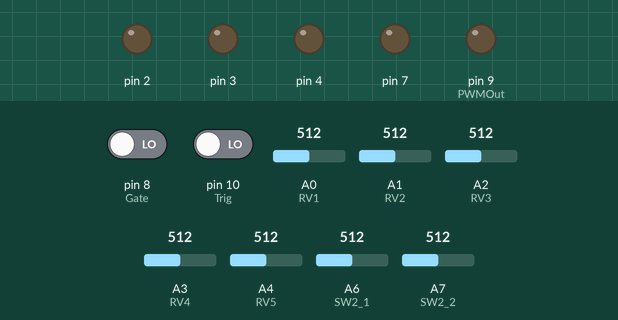
This sketch was run on a simulated Arduino Nano, built with avr-gcc and run on an emulated ATmega328P. Parts: output pins drawn as LEDs (lit = HIGH). The inputs (shaded band) are chosen by the test bench; at power-on: pin 8 (Gate) LOW, A3 (RV4) = 512, pin 10 (Trig) LOW, A0 (RV1) = 512, A1 (RV2) = 512, A2 (RV3) = 512, A4 (RV5) = 512, A6 (SW2_1) = 512, A7 (SW2_2) = 512. What the sketch prints to the serial monitor is not drawn.

Above: at 2.7 s.
2.8 s: pin 8 (Gate) driven HIGH
At 4.3 s:
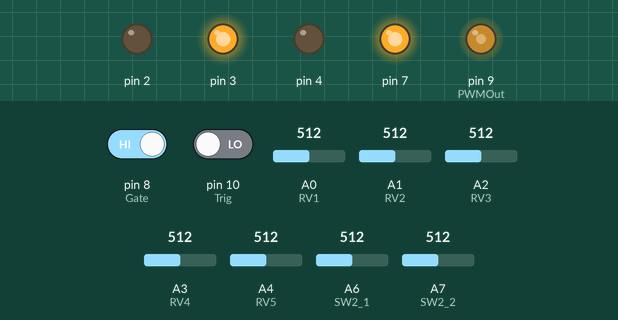
5.3 s: A3 (RV4) set to 716
At 6.5 s:
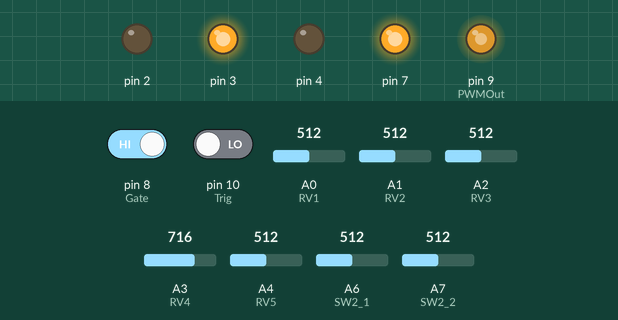
6.8 s: A3 (RV4) set to 992
At 7.7 s:
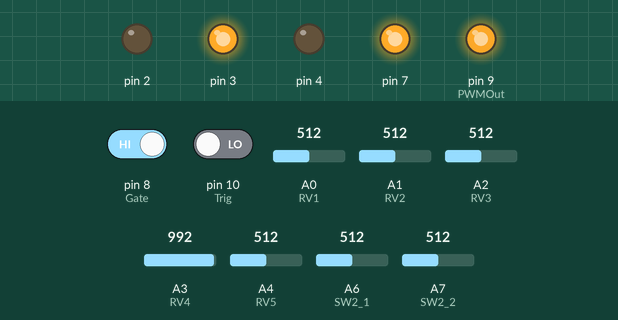
8.3 s: A3 (RV4) set to 245
At 8.9 s:
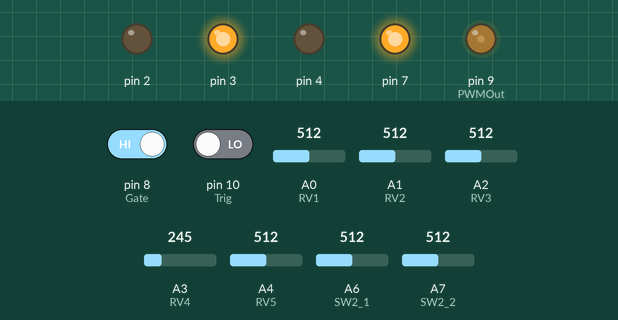
9.8 s: pin 8 (Gate) driven LOW
At 9.92 s:
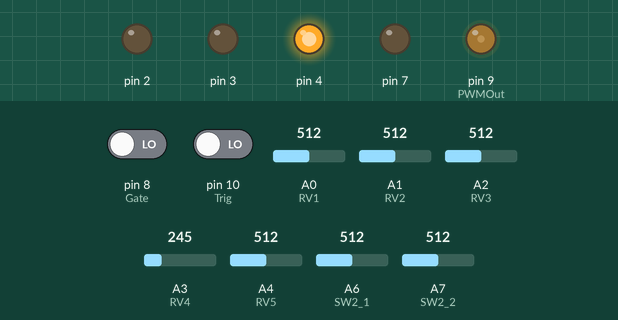
11.5 s: pin 8 (Gate) driven HIGH
At 11.98 s:
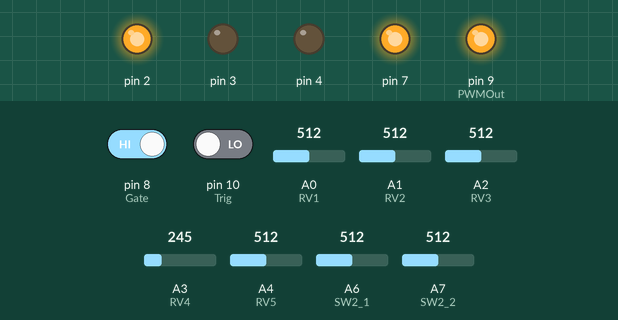
Timing chart, 0 to 14.2 s (numbered marks = the images above; inputs shaded):
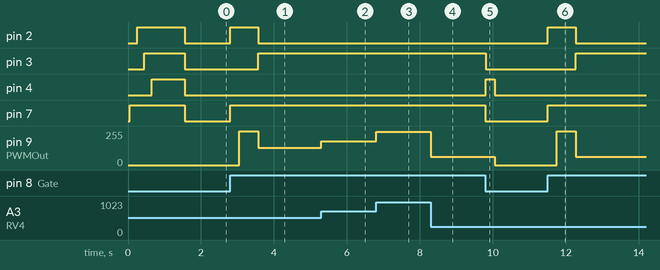

Measured:
- after the input at 2.8 s, pin 2: LOW → HIGH at once, → LOW 0.77 s later; pin 3: LOW → HIGH after 0.77 s; pin 7: LOW → HIGH at once; pin 9 (PWMOut): 0/255 → 255/255 after 0.26 s, → 128/255 0.52 s later
- after the input at 5.3 s, pin 9 (PWMOut): 128/255 → 179/255 at once
- after the input at 6.8 s, pin 9 (PWMOut): 179/255 → 248/255 at once
- after the input at 8.3 s, pin 9 (PWMOut): 248/255 → 61/255 at once
- after the input at 9.8 s, pin 3, pin 7: HIGH → LOW at once; pin 4: LOW → HIGH at once, → LOW 0.25 s later; pin 9 (PWMOut): 61/255 → 0/255 after 0.25 s
- after the input at 11.5 s, pin 2: LOW → HIGH at once, → LOW 0.77 s later; pin 3: LOW → HIGH after 0.77 s; pin 7: LOW → HIGH at once; pin 9 (PWMOut): 0/255 → 255/255 after 0.26 s, → 61/255 0.52 s later

The sketch:

ArduinoJE_ADSR4.ino
```cpp
/*
 *  Envelope - AHDSR
 *
 *  HW PLATFORM = Marangisto AHDSR Rev A 2018
 *
*/
#include "global.h";

void setupDataStruct(){
  LEDData[0][0] = LED1;              // [LED 0 pin]
  LEDData[1][0] = LED2;              // [LED 1 pin]
  LEDData[2][0] = LED3;              // [LED 2 pin]
  LEDData[3][0] = LED4;              // [LED 3 pin]
  for (int i=0; i <= 3; i++){
    LEDData[i][1]=0;
    pinMode(LEDData[i][0], OUTPUT);  //  Set LED pin[i] as output
  }
  for (int i=0; i <= 3; i++){
    digitalWrite(LEDData[i][0], HIGH);// Turn on LED pins one by one
    delay(200);
  }
  pinMode(Gate, INPUT);               // Set Gate as input
  pinMode(Trig, INPUT);               // Set Trig as input
  pinMode(PWMOut, OUTPUT);            // Set PWM as Output

  for (int i=0; i <= 5; i++){
    miliadd[i] = 0;
  }
}

void setupAnaloguePins(){
  pinMode(RV1, INPUT);                // Set Potentiometers as input
  pinMode(RV2, INPUT);                // Set Potentiometers as input
  pinMode(RV3, INPUT);                // Set Potentiometers as input
  pinMode(RV4, INPUT);                // Set Potentiometers as input
  pinMode(RV5, INPUT);                // Set Potentiometers as input
  pinMode(CV, INPUT);                 // Set CV as input
//  pinMode(SW2_1, INPUT_PULLUP);              // Set SW2_1 as input
//  pinMode(SW2_2, INPUT_PULLUP);              // Set SW2_2 as input
  pinMode(SW2_1, INPUT);              // Set SW2_1 as input
  pinMode(SW2_2, INPUT);              // Set SW2_2 as input
}

// the setup function runs once when you press reset or power the board
void setup() {
  Serial.begin(38400);
  Serial.println();
  Serial.println("");
  Serial.println(F(__FILE__));
  Serial.print(F("Build date: "));
  Serial.println(F(__DATE__));
  delay(50);
  setupDataStruct();
  setupAnaloguePins();
  delay(700);
  gatestate = digitalRead(Gate);

  // PCMSK0 PCINT0-7 aka D8-D13 + XTAL1, XTAL2
  // PCMSK1 PCINT8-15 aka A0-A5 + ? + Reset
  // PCMSK2 PCINT16-23 aka D0-D7
  //  PCMSK2 |= bit (PCINT20);  // pin 4 = D4
  PCMSK0 |= bit (PCINT0);  // pin 8/PB0 = D8
  PCMSK0 |= bit (PCINT2);  // pin 10/PB2 = D10
  PCIFR  |= bit (PCIF0);    // clear any outstanding interrupts
  PCICR  |= bit (PCIE0);    // enable pin change interrupts for D8 to D13
//  PCICR  |= bit (PCIE1);    // enable pin change interrupts for D8 to D13
//  PCICR  |= bit (PCIE2);    // enable pin change interrupts for D8 to D13
}

// the loop function runs over and over again forever
void loop() {
  updateLED();
  updatePWM();
  readPots();
  readSwitch();
}

/* =====================================================
==============Send analogie PWM Value===================
======================================================*/
void updatePWM(){
//  if ( stateupdate ){
  if ( millis() > laststateupdate ){
    laststateupdate = millis() + miliadd[state];
    if (millis() > nextstate && nextstate != 0) {
      nextstate = 0;
    }
//    waveupdate = micros();
    cli();
    switch (state) {
      case 0:                             //wait state
        PWMdata = 0;
        LEDData[1][1] = 0;
        LEDData[2][1] = 0;
        LEDData[3][1] = 0;
        break;

      case 1:                             //attack state
        if (nextstate == 0) nextstate = atk + millis();
        PWMdata = PWMdata + calcStep(255);
        if (PWMdata >= 255){
          PWMdata = 255;
          state = 2; // hold state
        }
        LEDData[1][1] = 1;
        LEDData[2][1] = 0;
        LEDData[3][1] = 0;
        break;

      case 2:                             //hold state
        if (nextstate == 0) {
          nextstate = hold + millis();
          PWMdata = 255;
        }
        holdtime++;
        if (holdtime >= hold){
          holdtime = 0;
          state = 3; // release state
        }
        break;

      case 3:                             //decay state
        if (nextstate == 0) {
          nextstate = dec + millis();
          PWMdata = 255;
        }
        PWMdata = PWMdata + calcStep(sus);
        if (PWMdata <= sus){
          PWMdata = sus;
          state = 4; // sustain state
        }
        break;

      case 4:                             //sustain state
        PWMdata = sus;
        LEDData[1][1] = 0;
        LEDData[2][1] = 1;
        LEDData[3][1] = 0;
        break;

      case 5:                             //release state
        if (nextstate == 0) {
          nextstate = rel + millis();
        }
        PWMdata = PWMdata + calcStep(0);
        if (PWMdata <= 1) {
          PWMdata = 0;
          state = 0;
        }
        LEDData[1][1] = 0;
        LEDData[2][1] = 0;
        LEDData[3][1] = 1;
        break;

    }
  analogWrite(PWMOut, byte(PWMdata));
  sei();
  }
}
/* =====================================================
==============Read Potentiometer Values=================
======================================================*/
void readPots(){
  atk = calcTime(RV1, 1);
  hold = calcTime(RV2, 2);
  dec = calcTime(RV3, 3);
  sus = analogRead(RV4) >> 2;
  rel = calcTime(RV5, 5);

}
unsigned int calcTime(unsigned int pot, unsigned int stat){
  unsigned int value = analogRead(pot) + 1;
  miliadd[stat] = 0;
  if (value > 127) {
    value = value >> 1;
    miliadd[stat] = 1;
  }
  else {
    if  (value > 255) {
      value = value >> 2;
      miliadd[stat] = 3;
    }
    else {
      if  (value > 511) {
        value = value >> 3;
        miliadd[stat] = 7;
      }
    }
  }
  if (value >= 1023) value = 1023;
  if (value <= 1) value = 1;
  if (lowspeed) value = value << 2;
  if (highspeed) value = value >> 2;
  return value;
}

float calcStep(unsigned int endval){
  float value = 0;
  int untilnext = nextstate - millis();
  if (untilnext > 1) {
    value = (miliadd[state]+1) * (endval - PWMdata) / (untilnext);
  }
  else if (state == 1) {
    value = 200;            //state = 1 = attack - only state to increase
    }
    else value = -200;      //state 3 = decay state 5 = release is decreasing
  return value;
}

/* =====================================================
==============Read Switch Values========================
======================================================*/
void readSwitch(){
  lowspeed = (analogRead(SW2_1) > 10);
  highspeed = (analogRead(SW2_2) > 10);
}
/* =====================================================
==============Update LED's based on LED Values==========
======================================================*/
void updateLED(){
  for (int i=0; i <= 3; i++){
    digitalWrite(LEDData[i][0], LEDData[i][1] == 1);//
  }
}

void clearLED(){
  for (int i=0; i <= 3; i++){
    digitalWrite(LEDData[i][0], LOW);//
  }
}

/* =====================================================
==============INTERRUPT BASED GATE TRIGGER==============
======================================================*/
void GateSignal(){
  gatestate  = !gatestate ;
  if (gatestate) {
    LEDData[0][1] = 1;
    state = 1; // attack state
    nextstate = 0;
  }
  else{
    LEDData[0][1] = 0;
    state = 5; // release state
    nextstate = 0;
  }
}

/* =====================================================
==============INTERRUPT BASED TRIGGER SIGNAL============
======================================================*/
void TriggerSignal(){
  triggerstate = !triggerstate;
}

/* =====================================================
==============HANDLE HW INTERRUPT ======================
======================================================*/
ISR (PCINT0_vect)
 {
 cli();
 // handle pin change interrupt for D8 to D13 here
 if ((PINB & bit (0)) != gatestate) GateSignal(); // was it D8
 if ((PINB & bit (2)) != triggerstate) TriggerSignal(); // was it D10
 sei();
 }  // end of PCINT0_vect

/*ISR (PCINT1_vect)
 {
 // handle pin change interrupt for D0 to D7 here
 if (PINC & bit (4))  // if it was high
   // do stuff
 else
   // do stuff
 }  // end of PCINT1_vect

ISR (PCINT2_vect)
 {
 // handle pin change interrupt for  here
 if (PIND & bit (4))  // if it was high
   // do stuff
 else
   // do stuff
 }  // end of PCINT2_vect*/

/*
 * PORTD maps to Arduino digital pins 0 to 7

DDRD - The Port D Data Direction Register - read/write
PORTD - The Port D Data Register - read/write
PIND - The Port D Input Pins Register - read only

 * PORTB maps to Arduino digital pins 8 to 13 The two high bits (6 & 7) map to the crystal pins and are not usable

DDRB - The Port B Data Direction Register - read/write
PORTB - The Port B Data Register - read/write
PINB - The Port B Input Pins Register - read only

 * PORTC maps to Arduino analog pins 0 to 5. Pins 6 & 7 are only accessible on the Arduino Mini

DDRC - The Port C Data Direction Register - read/write
PORTC - The Port C Data Register - read/write
PINC - The Port C Input Pins Register - read only

 */
```

global.h
```cpp
#include <EEPROM.h>
/* -----------------------------------------------
 *  GLOBAL DEFINES
 *  Timer 0   Pins 5 and 6: controlled by Timer0
 *  Timer 1   Pins 9 and 10: controlled by Timer1
 *  Timer 2   Pins 11 and 3: controlled by Timer2
 *  PWM       Pins 3, 5, 6, 9, 10, 11 (PD3, PD5, PD6, PB1, PB2, PB3)
 *  ADC       Pins A0-A7 (PC0-PC5+PE2+PE3)
 *  I2C       Pin A4 - SDA - Pin A5 - SCL
 *
 *
 *  HW PLATFORM = Marangisto AHDSR Rev A 2018
 *
 * -----------------------------------------------
 */

//OVERRIDE PINS FOR ADSR
#define LED1 7   // Back next to pwr PD7
#define LED2 2   // Front PD2
#define LED3 3   // Front PD3
#define LED4 4   // Front PD4

//#define SW1_1 4 // Front PE0
//#define SW1_2 4 // Front PE1
#define SW2_1 A6 // Front PE2 Dig pin 20
#define SW2_2 A7 // Front PE3 Dig pin 21

#define RV1 A0   // Front PC0 Dig pin 14
#define RV2 A1   // Front PC1 Dig pin 15
#define RV3 A2   // Front PC2 Dig pin 16
#define RV4 A3   // Front PC3 Dig pin 17
#define RV5 A4   // Front PC4 Dig pin 18

#define CV A5    // Front PC5 Dig pin 19
#define Gate 8   // Front PB0
#define Trig 10  // Front PB2
#define PWMOut 9 // Front PB1

/* -----------------------------------------------
 *  GLOBAL VAR
 * -----------------------------------------------
 */

/* State
0 - wait
1 - attack
2 - hold
3 - decay
4 - release
*/
//boolean stateupdate = LOW;
boolean gatestate = LOW, triggerstate = LOW, lowspeed = LOW, highspeed = LOW;
unsigned int state = 0;
unsigned int atk = 1, hold = 1, dec = 1, sus = 1, rel = 1;
unsigned int LEDData[4][2]; //[LED#][LED Pin,DATA]
unsigned long waveupdate = 0, laststateupdate = 0, nextstate = 0; // millis timer between
unsigned int holdtime = 0, miliadd[6];
byte PWMdatabyte = 0;
float PWMdata = 0;

/*uint8_t potTable[256] ={127,124,121,118,115,112,109,106,103,100,97,94,91,88,85,82,
                            80,76,73,70,68,65,62,60,57,54,52,49,47,45,42,40,
                            38,36,33,31,29,27,25,24,22,20,19,17,15,14,13,11,
                            10,9,8,7,6,5,4,4,3,2,2,1,1,1,1,1,
                            0,1,1,1,1,1,2,2,3,4,4,5,6,7,8,9,
                            10,11,13,14,15,17,19,20,22,24,25,27,29,31,33,36,
                            38,40,42,45,47,49,52,54,57,60,62,65,68,70,73,76,
                            80,82,85,88,91,94,97,100,103,106,109,112,115,118,121,124,
                            127,130,133,136,139,142,145,148,151,154,157,160,163,166,169,172,
                            175,178,181,184,186,189,192,194,197,200,202,205,207,209,212,214,
                            216,218,221,223,225,227,229,230,232,234,235,237,239,240,241,243,
                            244,245,246,247,248,249,250,250,251,252,252,253,253,253,253,253,
                            254,253,253,253,253,253,252,252,251,250,250,249,248,247,246,245,
                            244,243,241,240,239,237,235,234,232,230,229,227,225,223,221,218,
                            216,214,212,209,207,205,202,200,197,194,192,189,186,184,181,178,
                            175,172,169,166,163,160,157,154,151,148,145,142,139,136,133,130,};*/
```
